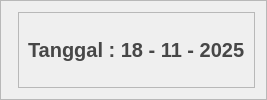
       <widget class="QFrame" name="frame_3">
        <property name="maximumSize">
         <size>
          <width>16777215</width>
          <height>120</height>
         </size>
        </property>
        <property name="frameShape">
         <enum>QFrame::StyledPanel</enum>
        </property>
        <property name="frameShadow">
         <enum>QFrame::Raised</enum>
        </property>
        <layout class="QHBoxLayout" name="horizontalLayout_4">
         <item>
          <widget class="QFrame" name="frame_21">
           <property name="maximumSize">
            <size>
             <width>200</width>
             <height>16777215</height>
            </size>
           </property>
           <property name="frameShape">
            <enum>QFrame::StyledPanel</enum>
           </property>
           <property name="frameShadow">
            <enum>QFrame::Raised</enum>
           </property>
           <widget class="QFrame" name="frame_43">
            <property name="geometry">
             <rect>
              <x>10</x>
              <y>10</y>
              <width>21</width>
              <height>21</height>
             </rect>
            </property>
            <property name="styleSheet">
             <string notr="true">background-color:black;
</string>
            </property>
            <property name="frameShape">
             <enum>QFrame::StyledPanel</enum>
            </property>
            <property name="frameShadow">
             <enum>QFrame::Raised</enum>
            </property>
           </widget>
           <widget class="QFrame" name="frame_44">
            <property name="geometry">
             <rect>
              <x>10</x>
              <y>40</y>
              <width>21</width>
              <height>21</height>
             </rect>
            </property>
            <property name="styleSheet">
             <string notr="true">background-color:red;
</string>
            </property>
            <property name="frameShape">
             <enum>QFrame::StyledPanel</enum>
            </property>
            <property name="frameShadow">
             <enum>QFrame::Raised</enum>
            </property>
           </widget>
           <widget class="QFrame" name="frame_45">
            <property name="geometry">
             <rect>
              <x>10</x>
              <y>70</y>
              <width>21</width>
              <height>21</height>
             </rect>
            </property>
            <property name="styleSheet">
             <string notr="true">background-color:green;
</string>
            </property>
            <property name="frameShape">
             <enum>QFrame::StyledPanel</enum>
            </property>
            <property name="frameShadow">
             <enum>QFrame::Raised</enum>
            </property>
           </widget>
           <widget class="QLabel" name="label_32">
            <property name="geometry">
             <rect>
              <x>41</x>
              <y>14</y>
              <width>47</width>
              <height>16</height>
             </rect>
            </property>
            <property name="font">
             <font>
              <pointsize>10</pointsize>
              <weight>75</weight>
              <bold>true</bold>
             </font>
            </property>
            <property name="text">
             <string>Kosong</string>
            </property>
           </widget>
           <widget class="QLabel" name="label_33">
            <property name="geometry">
             <rect>
              <x>40</x>
              <y>43</y>
              <width>47</width>
              <height>16</height>
             </rect>
            </property>
            <property name="font">
             <font>
              <pointsize>10</pointsize>
              <weight>75</weight>
              <bold>true</bold>
             </font>
            </property>
            <property name="text">
             <string>Penuh</string>
            </property>
           </widget>
           <widget class="QLabel" name="label_34">
            <property name="geometry">
             <rect>
              <x>40</x>
              <y>74</y>
              <width>47</width>
              <height>16</height>
             </rect>
            </property>
            <property name="font">
             <font>
              <pointsize>10</pointsize>
              <weight>75</weight>
              <bold>true</bold>
             </font>
            </property>
            <property name="text">
             <string>Dipilih</string>
            </property>
           </widget>
          </widget>
         </item>
         <item>
          <widget class="QFrame" name="frame_22">
           <property name="frameShape">
            <enum>QFrame::StyledPanel</enum>
           </property>
           <property name="frameShadow">
            <enum>QFrame::Raised</enum>
           </property>
           <layout class="QHBoxLayout" name="horizontalLayout_34">
            <item>
             <widget class="QLabel" name="label_35">
              <property name="font">
               <font>
                <pointsize>15</pointsize>
                <weight>75</weight>
                <bold>true</bold>
               </font>
              </property>
              <property name="styleSheet">
               <string notr="true">color: rgb(71, 71, 71);</string>
              </property>
              <property name="text">
               <string>Tanggal : 18 - 11 - 2025</string>
              </property>
             </widget>
            </item>
           </layout>
          </widget>
         </item>
        </layout>
       </widget>
